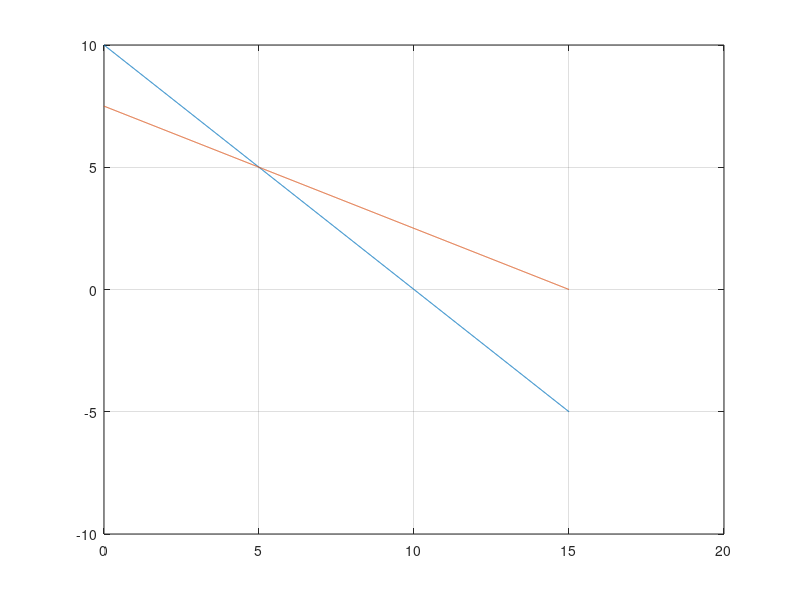

Recreate this plot in MATLAB.
%Example:
%x1 + x2 + x3 = 10
%x1 + 2x2 + x3 = 15
% Step 1: Eliminate x3
%x3 = 10 − x1 − x2
%Substitute in second equation.
%Now 2 variables system.

clc; clear;

% After substitution assume:
% x1 + x2 <= 10
% x1 + 2x2 <= 15

A = [1 1; 1 2];
B = [10;15];

x1 = 0:0.01:15;

x21 = (B(1)-A(1,1)*x1)/A(1,2);
x22 = (B(2)-A(2,1)*x1)/A(2,2);

plot(x1,x21,x1,x22)
grid on
